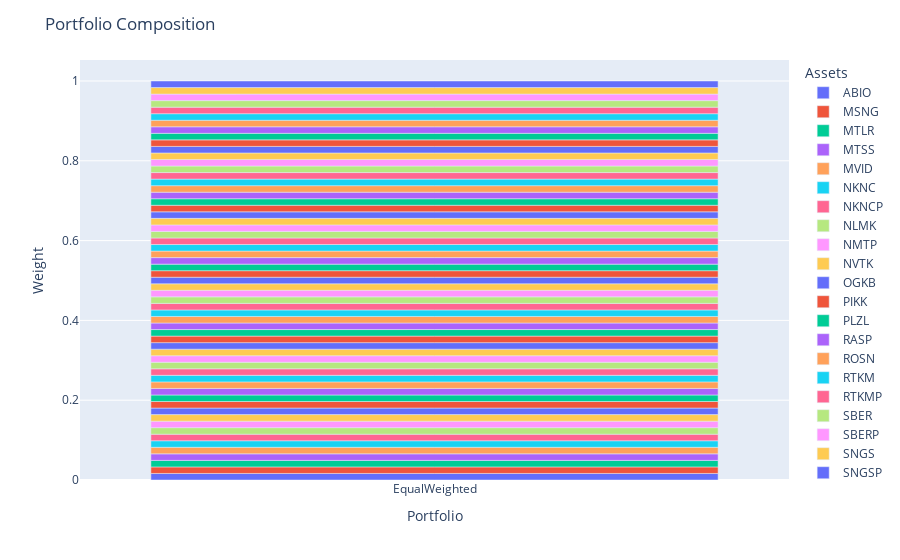

The cell this chart's notebook holds for it:
### Code cell
pred.plot_composition()

### Figure 1 — Plotly figure (JSON) as saved in the notebook; plotly's stock layout.template omitted (floating-point values rounded to 4 significant figures)
{"data": [{"alignmentgroup": "True", "hovertemplate": "asset=ABIO<br>index=%{x}<br>value=%{y}<extra></extra>", "legendgroup": "ABIO", "marker": {"color": "#636efa", "pattern": {"shape": ""}}, "name": "ABIO", "offsetgroup": "ABIO", "orientation": "v", "showlegend": true, "textposition": "auto", "type": "bar", "x": ["EqualWeighted"], "xaxis": "x", "y": [0.01639], "yaxis": "y"}, {"alignmentgroup": "True", "hovertemplate": "asset=MSNG<br>index=%{x}<br>value=%{y}<extra></extra>", "legendgroup": "MSNG", "marker": {"color": "#EF553B", "pattern": {"shape": ""}}, "name": "MSNG", "offsetgroup": "MSNG", "orientation": "v", "showlegend": true, "textposition": "auto", "type": "bar", "x": ["EqualWeighted"], "xaxis": "x", "y": [0.01639], "yaxis": "y"}, {"alignmentgroup": "True", "hovertemplate": "asset=MTLR<br>index=%{x}<br>value=%{y}<extra></extra>", "legendgroup": "MTLR", "marker": {"color": "#00cc96", "pattern": {"shape": ""}}, "name": "MTLR", "offsetgroup": "MTLR", "orientation": "v", "showlegend": true, "textposition": "auto", "type": "bar", "x": ["EqualWeighted"], "xaxis": "x", "y": [0.01639], "yaxis": "y"}, {"alignmentgroup": "True", "hovertemplate": "asset=MTSS<br>index=%{x}<br>value=%{y}<extra></extra>", "legendgroup": "MTSS", "marker": {"color": "#ab63fa", "pattern": {"shape": ""}}, "name": "MTSS", "offsetgroup": "MTSS", "orientation": "v", "showlegend": true, "textposition": "auto", "type": "bar", "x": ["EqualWeighted"], "xaxis": "x", "y": [0.01639], "yaxis": "y"}, {"alignmentgroup": "True", "hovertemplate": "asset=MVID<br>index=%{x}<br>value=%{y}<extra></extra>", "legendgroup": "MVID", "marker": {"color": "#FFA15A", "pattern": {"shape": ""}}, "name": "MVID", "offsetgroup": "MVID", "orientation": "v", "showlegend": true, "textposition": "auto", "type": "bar", "x": ["EqualWeighted"], "xaxis": "x", "y": [0.01639], "yaxis": "y"}, {"alignmentgroup": "True", "hovertemplate": "asset=NKNC<br>index=%{x}<br>value=%{y}<extra></extra>", "legendgroup": "NKNC", "marker": {"color": "#19d3f3", "pattern": {"shape": ""}}, "name": "NKNC", "offsetgroup": "NKNC", "orientation": "v", "showlegend": true, "textposition": "auto", "type": "bar", "x": ["EqualWeighted"], "xaxis": "x", "y": [0.01639], "yaxis": "y"}, {"alignmentgroup": "True", "hovertemplate": "asset=NKNCP<br>index=%{x}<br>value=%{y}<extra></extra>", "legendgroup": "NKNCP", "marker": {"color": "#FF6692", "pattern": {"shape": ""}}, "name": "NKNCP", "offsetgroup": "NKNCP", "orientation": "v", "showlegend": true, "textposition": "auto", "type": "bar", "x": ["EqualWeighted"], "xaxis": "x", "y": [0.01639], "yaxis": "y"}, {"alignmentgroup": "True", "hovertemplate": "asset=NLMK<br>index=%{x}<br>value=%{y}<extra></extra>", "legendgroup": "NLMK", "marker": {"color": "#B6E880", "pattern": {"shape": ""}}, "name": "NLMK", "offsetgroup": "NLMK", "orientation": "v", "showlegend": true, "textposition": "auto", "type": "bar", "x": ["EqualWeighted"], "xaxis": "x", "y": [0.01639], "yaxis": "y"}, {"alignmentgroup": "True", "hovertemplate": "asset=NMTP<br>index=%{x}<br>value=%{y}<extra></extra>", "legendgroup": "NMTP", "marker": {"color": "#FF97FF", "pattern": {"shape": ""}}, "name": "NMTP", "offsetgroup": "NMTP", "orientation": "v", "showlegend": true, "textposition": "auto", "type": "bar", "x": ["EqualWeighted"], "xaxis": "x", "y": [0.01639], "yaxis": "y"}, {"alignmentgroup": "True", "hovertemplate": "asset=NVTK<br>index=%{x}<br>value=%{y}<extra></extra>", "legendgroup": "NVTK", "marker": {"color": "#FECB52", "pattern": {"shape": ""}}, "name": "NVTK", "offsetgroup": "NVTK", "orientation": "v", "showlegend": true, "textposition": "auto", "type": "bar", "x": ["EqualWeighted"], "xaxis": "x", "y": [0.01639], "yaxis": "y"}, {"alignmentgroup": "True", "hovertemplate": "asset=OGKB<br>index=%{x}<br>value=%{y}<extra></extra>", "legendgroup": "OGKB", "marker": {"color": "#636efa", "pattern": {"shape": ""}}, "name": "OGKB", "offsetgroup": "OGKB", "orientation": "v", "showlegend": true, "textposition": "auto", "type": "bar", "x": ["EqualWeighted"], "xaxis": "x", "y": [0.01639], "yaxis": "y"}, {"alignmentgroup": "True", "hovertemplate": "asset=PIKK<br>index=%{x}<br>value=%{y}<extra></extra>", "legendgroup": "PIKK", "marker": {"color": "#EF553B", "pattern": {"shape": ""}}, "name": "PIKK", "offsetgroup": "PIKK", "orientation": "v", "showlegend": true, "textposition": "auto", "type": "bar", "x": ["EqualWeighted"], "xaxis": "x", "y": [0.01639], "yaxis": "y"}, {"alignmentgroup": "True", "hovertemplate": "asset=PLZL<br>index=%{x}<br>value=%{y}<extra></extra>", "legendgroup": "PLZL", "marker": {"color": "#00cc96", "pattern": {"shape": ""}}, "name": "PLZL", "offsetgroup": "PLZL", "orientation": "v", "showlegend": true, "textposition": "auto", "type": "bar", "x": ["EqualWeighted"], "xaxis": "x", "y": [0.01639], "yaxis": "y"}, {"alignmentgroup": "True", "hovertemplate": "asset=RASP<br>index=%{x}<br>value=%{y}<extra></extra>", "legendgroup": "RASP", "marker": {"color": "#ab63fa", "pattern": {"shape": ""}}, "name": "RASP", "offsetgroup": "RASP", "orientation": "v", "showlegend": true, "textposition": "auto", "type": "bar", "x": ["EqualWeighted"], "xaxis": "x", "y": [0.01639], "yaxis": "y"}, {"alignmentgroup": "True", "hovertemplate": "asset=ROSN<br>index=%{x}<br>value=%{y}<extra></extra>", "legendgroup": "ROSN", "marker": {"color": "#FFA15A", "pattern": {"shape": ""}}, "name": "ROSN", "offsetgroup": "ROSN", "orientation": "v", "showlegend": true, "textposition": "auto", "type": "bar", "x": ["EqualWeighted"], "xaxis": "x", "y": [0.01639], "yaxis": "y"}, {"alignmentgroup": "True", "hovertemplate": "asset=RTKM<br>index=%{x}<br>value=%{y}<extra></extra>", "legendgroup": "RTKM", "marker": {"color": "#19d3f3", "pattern": {"shape": ""}}, "name": "RTKM", "offsetgroup": "RTKM", "orientation": "v", "showlegend": true, "textposition": "auto", "type": "bar", "x": ["EqualWeighted"], "xaxis": "x", "y": [0.01639], "yaxis": "y"}, {"alignmentgroup": "True", "hovertemplate": "asset=RTKMP<br>index=%{x}<br>value=%{y}<extra></extra>", "legendgroup": "RTKMP", "marker": {"color": "#FF6692", "pattern": {"shape": ""}}, "name": "RTKMP", "offsetgroup": "RTKMP", "orientation": "v", "showlegend": true, "textposition": "auto", "type": "bar", "x": ["EqualWeighted"], "xaxis": "x", "y": [0.01639], "yaxis": "y"}, {"alignmentgroup": "True", "hovertemplate": "asset=SBER<br>index=%{x}<br>value=%{y}<extra></extra>", "legendgroup": "SBER", "marker": {"color": "#B6E880", "pattern": {"shape": ""}}, "name": "SBER", "offsetgroup": "SBER", "orientation": "v", "showlegend": true, "textposition": "auto", "type": "bar", "x": ["EqualWeighted"], "xaxis": "x", "y": [0.01639], "yaxis": "y"}, {"alignmentgroup": "True", "hovertemplate": "asset=SBERP<br>index=%{x}<br>value=%{y}<extra></extra>", "legendgroup": "SBERP", "marker": {"color": "#FF97FF", "pattern": {"shape": ""}}, "name": "SBERP", "offsetgroup": "SBERP", "orientation": "v", "showlegend": true, "textposition": "auto", "type": "bar", "x": ["EqualWeighted"], "xaxis": "x", "y": [0.01639], "yaxis": "y"}, {"alignmentgroup": "True", "hovertemplate": "asset=SNGS<br>index=%{x}<br>value=%{y}<extra></extra>", "legendgroup": "SNGS", "marker": {"color": "#FECB52", "pattern": {"shape": ""}}, "name": "SNGS", "offsetgroup": "SNGS", "orientation": "v", "showlegend": true, "textposition": "auto", "type": "bar", "x": ["EqualWeighted"], "xaxis": "x", "y": [0.01639], "yaxis": "y"}, {"alignmentgroup": "True", "hovertemplate": "asset=SNGSP<br>index=%{x}<br>value=%{y}<extra></extra>", "legendgroup": "SNGSP", "marker": {"color": "#636efa", "pattern": {"shape": ""}}, "name": "SNGSP", "offsetgroup": "SNGSP", "orientation": "v", "showlegend": true, "textposition": "auto", "type": "bar", "x": ["EqualWeighted"], "xaxis": "x", "y": [0.01639], "yaxis": "y"}, {"alignmentgroup": "True", "hovertemplate": "asset=SVAV<br>index=%{x}<br>value=%{y}<extra></extra>", "legendgroup": "SVAV", "marker": {"color": "#EF553B", "pattern": {"shape": ""}}, "name": "SVAV", "offsetgroup": "SVAV", "orientation": "v", "showlegend": true, "textposition": "auto", "type": "bar", "x": ["EqualWeighted"], "xaxis": "x", "y": [0.01639], "yaxis": "y"}, {"alignmentgroup": "True", "hovertemplate": "asset=TATN<br>index=%{x}<br>value=%{y}<extra></extra>", "legendgroup": "TATN", "marker": {"color": "#00cc96", "pattern": {"shape": ""}}, "name": "TATN", "offsetgroup": "TATN", "orientation": "v", "showlegend": true, "textposition": "auto", "type": "bar", "x": ["EqualWeighted"], "xaxis": "x", "y": [0.01639], "yaxis": "y"}, {"alignmentgroup": "True", "hovertemplate": "asset=TATNP<br>index=%{x}<br>value=%{y}<extra></extra>", "legendgroup": "TATNP", "marker": {"color": "#ab63fa", "pattern": {"shape": ""}}, "name": "TATNP", "offsetgroup": "TATNP", "orientation": "v", "showlegend": true, "textposition": "auto", "type": "bar", "x": ["EqualWeighted"], "xaxis": "x", "y": [0.01639], "yaxis": "y"}, {"alignmentgroup": "True", "hovertemplate": "asset=TGKA<br>index=%{x}<br>value=%{y}<extra></extra>", "legendgroup": "TGKA", "marker": {"color": "#FFA15A", "pattern": {"shape": ""}}, "name": "TGKA", "offsetgroup": "TGKA", "orientation": "v", "showlegend": true, "textposition": "auto", "type": "bar", "x": ["EqualWeighted"], "xaxis": "x", "y": [0.01639], "yaxis": "y"}, {"alignmentgroup": "True", "hovertemplate": "asset=TGKB<br>index=%{x}<br>value=%{y}<extra></extra>", "legendgroup": "TGKB", "marker": {"color": "#19d3f3", "pattern": {"shape": ""}}, "name": "TGKB", "offsetgroup": "TGKB", "orientation": "v", "showlegend": true, "textposition": "auto", "type": "bar", "x": ["EqualWeighted"], "xaxis": "x", "y": [0.01639], "yaxis": "y"}, {"alignmentgroup": "True", "hovertemplate": "asset=TRMK<br>index=%{x}<br>value=%{y}<extra></extra>", "legendgroup": "TRMK", "marker": {"color": "#FF6692", "pattern": {"shape": ""}}, "name": "TRMK", "offsetgroup": "TRMK", "orientation": "v", "showlegend": true, "textposition": "auto", "type": "bar", "x": ["EqualWeighted"], "xaxis": "x", "y": [0.01639], "yaxis": "y"}, {"alignmentgroup": "True", "hovertemplate": "asset=TRNFP<br>index=%{x}<br>value=%{y}<extra></extra>", "legendgroup": "TRNFP", "marker": {"color": "#B6E880", "pattern": {"shape": ""}}, "name": "TRNFP", "offsetgroup": "TRNFP", "orientation": "v", "showlegend": true, "textposition": "auto", "type": "bar", "x": ["EqualWeighted"], "xaxis": "x", "y": [0.01639], "yaxis": "y"}, {"alignmentgroup": "True", "hovertemplate": "asset=VSMO<br>index=%{x}<br>value=%{y}<extra></extra>", "legendgroup": "VSMO", "marker": {"color": "#FF97FF", "pattern": {"shape": ""}}, "name": "VSMO", "offsetgroup": "VSMO", "orientation": "v", "showlegend": true, "textposition": "auto", "type": "bar", "x": ["EqualWeighted"], "xaxis": "x", "y": [0.01639], "yaxis": "y"}, {"alignmentgroup": "True", "hovertemplate": "asset=MSRS<br>index=%{x}<br>value=%{y}<extra></extra>", "legendgroup": "MSRS", "marker": {"color": "#FECB52", "pattern": {"shape": ""}}, "name": "MSRS", "offsetgroup": "MSRS", "orientation": "v", "showlegend": true, "textposition": "auto", "type": "bar", "x": ["EqualWeighted"], "xaxis": "x", "y": [0.01639], "yaxis": "y"}, {"alignmentgroup": "True", "hovertemplate": "asset=MRKZ<br>index=%{x}<br>value=%{y}<extra></extra>", "legendgroup": "MRKZ", "marker": {"color": "#636efa", "pattern": {"shape": ""}}, "name": "MRKZ", "offsetgroup": "MRKZ", "orientation": "v", "showlegend": true, "textposition": "auto", "type": "bar", "x": ["EqualWeighted"], "xaxis": "x", "y": [0.01639], "yaxis": "y"}, {"alignmentgroup": "True", "hovertemplate": "asset=AFKS<br>index=%{x}<br>value=%{y}<extra></extra>", "legendgroup": "AFKS", "marker": {"color": "#EF553B", "pattern": {"shape": ""}}, "name": "AFKS", "offsetgroup": "AFKS", "orientation": "v", "showlegend": true, "textposition": "auto", "type": "bar", "x": ["EqualWeighted"], "xaxis": "x", "y": [0.01639], "yaxis": "y"}, {"alignmentgroup": "True", "hovertemplate": "asset=MRKY<br>index=%{x}<br>value=%{y}<extra></extra>", "legendgroup": "MRKY", "marker": {"color": "#00cc96", "pattern": {"shape": ""}}, "name": "MRKY", "offsetgroup": "MRKY", "orientation": "v", "showlegend": true, "textposition": "auto", "type": "bar", "x": ["EqualWeighted"], "xaxis": "x", "y": [0.01639], "yaxis": "y"}, {"alignmentgroup": "True", "hovertemplate": "asset=AFLT<br>index=%{x}<br>value=%{y}<extra></extra>", "legendgroup": "AFLT", "marker": {"color": "#ab63fa", "pattern": {"shape": ""}}, "name": "AFLT", "offsetgroup": "AFLT", "orientation": "v", "showlegend": true, "textposition": "auto", "type": "bar", "x": ["EqualWeighted"], "xaxis": "x", "y": [0.01639], "yaxis": "y"}, {"alignmentgroup": "True", "hovertemplate": "asset=AKRN<br>index=%{x}<br>value=%{y}<extra></extra>", "legendgroup": "AKRN", "marker": {"color": "#FFA15A", "pattern": {"shape": ""}}, "name": "AKRN", "offsetgroup": "AKRN", "orientation": "v", "showlegend": true, "textposition": "auto", "type": "bar", "x": ["EqualWeighted"], "xaxis": "x", "y": [0.01639], "yaxis": "y"}, {"alignmentgroup": "True", "hovertemplate": "asset=AMEZ<br>index=%{x}<br>value=%{y}<extra></extra>", "legendgroup": "AMEZ", "marker": {"color": "#19d3f3", "pattern": {"shape": ""}}, "name": "AMEZ", "offsetgroup": "AMEZ", "orientation": "v", "showlegend": true, "textposition": "auto", "type": "bar", "x": ["EqualWeighted"], "xaxis": "x", "y": [0.01639], "yaxis": "y"}, {"alignmentgroup": "True", "hovertemplate": "asset=APTK<br>index=%{x}<br>value=%{y}<extra></extra>", "legendgroup": "APTK", "marker": {"color": "#FF6692", "pattern": {"shape": ""}}, "name": "APTK", "offsetgroup": "APTK", "orientation": "v", "showlegend": true, "textposition": "auto", "type": "bar", "x": ["EqualWeighted"], "xaxis": "x", "y": [0.01639], "yaxis": "y"}, {"alignmentgroup": "True", "hovertemplate": "asset=BLNG<br>index=%{x}<br>value=%{y}<extra></extra>", "legendgroup": "BLNG", "marker": {"color": "#B6E880", "pattern": {"shape": ""}}, "name": "BLNG", "offsetgroup": "BLNG", "orientation": "v", "showlegend": true, "textposition": "auto", "type": "bar", "x": ["EqualWeighted"], "xaxis": "x", "y": [0.01639], "yaxis": "y"}, {"alignmentgroup": "True", "hovertemplate": "asset=BSPB<br>index=%{x}<br>value=%{y}<extra></extra>", "legendgroup": "BSPB", "marker": {"color": "#FF97FF", "pattern": {"shape": ""}}, "name": "BSPB", "offsetgroup": "BSPB", "orientation": "v", "showlegend": true, "textposition": "auto", "type": "bar", "x": ["EqualWeighted"], "xaxis": "x", "y": [0.01639], "yaxis": "y"}, {"alignmentgroup": "True", "hovertemplate": "asset=CHMF<br>index=%{x}<br>value=%{y}<extra></extra>", "legendgroup": "CHMF", "marker": {"color": "#FECB52", "pattern": {"shape": ""}}, "name": "CHMF", "offsetgroup": "CHMF", "orientation": "v", "showlegend": true, "textposition": "auto", "type": "bar", "x": ["EqualWeighted"], "xaxis": "x", "y": [0.01639], "yaxis": "y"}, {"alignmentgroup": "True", "hovertemplate": "asset=CHMK<br>index=%{x}<br>value=%{y}<extra></extra>", "legendgroup": "CHMK", "marker": {"color": "#636efa", "pattern": {"shape": ""}}, "name": "CHMK", "offsetgroup": "CHMK", "orientation": "v", "showlegend": true, "textposition": "auto", "type": "bar", "x": ["EqualWeighted"], "xaxis": "x", "y": [0.01639], "yaxis": "y"}, {"alignmentgroup": "True", "hovertemplate": "asset=FEES<br>index=%{x}<br>value=%{y}<extra></extra>", "legendgroup": "FEES", "marker": {"color": "#EF553B", "pattern": {"shape": ""}}, "name": "FEES", "offsetgroup": "FEES", "orientation": "v", "showlegend": true, "textposition": "auto", "type": "bar", "x": ["EqualWeighted"], "xaxis": "x", "y": [0.01639], "yaxis": "y"}, {"alignmentgroup": "True", "hovertemplate": "asset=FESH<br>index=%{x}<br>value=%{y}<extra></extra>", "legendgroup": "FESH", "marker": {"color": "#00cc96", "pattern": {"shape": ""}}, "name": "FESH", "offsetgroup": "FESH", "orientation": "v", "showlegend": true, "textposition": "auto", "type": "bar", "x": ["EqualWeighted"], "xaxis": "x", "y": [0.01639], "yaxis": "y"}, {"alignmentgroup": "True", "hovertemplate": "asset=GAZP<br>index=%{x}<br>value=%{y}<extra></extra>", "legendgroup": "GAZP", "marker": {"color": "#ab63fa", "pattern": {"shape": ""}}, "name": "GAZP", "offsetgroup": "GAZP", "orientation": "v", "showlegend": true, "textposition": "auto", "type": "bar", "x": ["EqualWeighted"], "xaxis": "x", "y": [0.01639], "yaxis": "y"}, {"alignmentgroup": "True", "hovertemplate": "asset=GCHE<br>index=%{x}<br>value=%{y}<extra></extra>", "legendgroup": "GCHE", "marker": {"color": "#FFA15A", "pattern": {"shape": ""}}, "name": "GCHE", "offsetgroup": "GCHE", "orientation": "v", "showlegend": true, "textposition": "auto", "type": "bar", "x": ["EqualWeighted"], "xaxis": "x", "y": [0.01639], "yaxis": "y"}, {"alignmentgroup": "True", "hovertemplate": "asset=HYDR<br>index=%{x}<br>value=%{y}<extra></extra>", "legendgroup": "HYDR", "marker": {"color": "#19d3f3", "pattern": {"shape": ""}}, "name": "HYDR", "offsetgroup": "HYDR", "orientation": "v", "showlegend": true, "textposition": "auto", "type": "bar", "x": ["EqualWeighted"], "xaxis": "x", "y": [0.01639], "yaxis": "y"}, {"alignmentgroup": "True", "hovertemplate": "asset=IRAO<br>index=%{x}<br>value=%{y}<extra></extra>", "legendgroup": "IRAO", "marker": {"color": "#FF6692", "pattern": {"shape": ""}}, "name": "IRAO", "offsetgroup": "IRAO", "orientation": "v", "showlegend": true, "textposition": "auto", "type": "bar", "x": ["EqualWeighted"], "xaxis": "x", "y": [0.01639], "yaxis": "y"}, {"alignmentgroup": "True", "hovertemplate": "asset=IRKT<br>index=%{x}<br>value=%{y}<extra></extra>", "legendgroup": "IRKT", "marker": {"color": "#B6E880", "pattern": {"shape": ""}}, "name": "IRKT", "offsetgroup": "IRKT", "orientation": "v", "showlegend": true, "textposition": "auto", "type": "bar", "x": ["EqualWeighted"], "xaxis": "x", "y": [0.01639], "yaxis": "y"}, {"alignmentgroup": "True", "hovertemplate": "asset=KMAZ<br>index=%{x}<br>value=%{y}<extra></extra>", "legendgroup": "KMAZ", "marker": {"color": "#FF97FF", "pattern": {"shape": ""}}, "name": "KMAZ", "offsetgroup": "KMAZ", "orientation": "v", "showlegend": true, "textposition": "auto", "type": "bar", "x": ["EqualWeighted"], "xaxis": "x", "y": [0.01639], "yaxis": "y"}, {"alignmentgroup": "True", "hovertemplate": "asset=LKOH<br>index=%{x}<br>value=%{y}<extra></extra>", "legendgroup": "LKOH", "marker": {"color": "#FECB52", "pattern": {"shape": ""}}, "name": "LKOH", "offsetgroup": "LKOH", "orientation": "v", "showlegend": true, "textposition": "auto", "type": "bar", "x": ["EqualWeighted"], "xaxis": "x", "y": [0.01639], "yaxis": "y"}, {"alignmentgroup": "True", "hovertemplate": "asset=LNZL<br>index=%{x}<br>value=%{y}<extra></extra>", "legendgroup": "LNZL", "marker": {"color": "#636efa", "pattern": {"shape": ""}}, "name": "LNZL", "offsetgroup": "LNZL", "orientation": "v", "showlegend": true, "textposition": "auto", "type": "bar", "x": ["EqualWeighted"], "xaxis": "x", "y": [0.01639], "yaxis": "y"}, {"alignmentgroup": "True", "hovertemplate": "asset=LNZLP<br>index=%{x}<br>value=%{y}<extra></extra>", "legendgroup": "LNZLP", "marker": {"color": "#EF553B", "pattern": {"shape": ""}}, "name": "LNZLP", "offsetgroup": "LNZLP", "orientation": "v", "showlegend": true, "textposition": "auto", "type": "bar", "x": ["EqualWeighted"], "xaxis": "x", "y": [0.01639], "yaxis": "y"}, {"alignmentgroup": "True", "hovertemplate": "asset=LSRG<br>index=%{x}<br>value=%{y}<extra></extra>", "legendgroup": "LSRG", "marker": {"color": "#00cc96", "pattern": {"shape": ""}}, "name": "LSRG", "offsetgroup": "LSRG", "orientation": "v", "showlegend": true, "textposition": "auto", "type": "bar", "x": ["EqualWeighted"], "xaxis": "x", "y": [0.01639], "yaxis": "y"}, {"alignmentgroup": "True", "hovertemplate": "asset=MAGN<br>index=%{x}<br>value=%{y}<extra></extra>", "legendgroup": "MAGN", "marker": {"color": "#ab63fa", "pattern": {"shape": ""}}, "name": "MAGN", "offsetgroup": "MAGN", "orientation": "v", "showlegend": true, "textposition": "auto", "type": "bar", "x": ["EqualWeighted"], "xaxis": "x", "y": [0.01639], "yaxis": "y"}, {"alignmentgroup": "True", "hovertemplate": "asset=MGNT<br>index=%{x}<br>value=%{y}<extra></extra>", "legendgroup": "MGNT", "marker": {"color": "#FFA15A", "pattern": {"shape": ""}}, "name": "MGNT", "offsetgroup": "MGNT", "orientation": "v", "showlegend": true, "textposition": "auto", "type": "bar", "x": ["EqualWeighted"], "xaxis": "x", "y": [0.01639], "yaxis": "y"}, {"alignmentgroup": "True", "hovertemplate": "asset=MRKC<br>index=%{x}<br>value=%{y}<extra></extra>", "legendgroup": "MRKC", "marker": {"color": "#19d3f3", "pattern": {"shape": ""}}, "name": "MRKC", "offsetgroup": "MRKC", "orientation": "v", "showlegend": true, "textposition": "auto", "type": "bar", "x": ["EqualWeighted"], "xaxis": "x", "y": [0.01639], "yaxis": "y"}, {"alignmentgroup": "True", "hovertemplate": "asset=MRKK<br>index=%{x}<br>value=%{y}<extra></extra>", "legendgroup": "MRKK", "marker": {"color": "#FF6692", "pattern": {"shape": ""}}, "name": "MRKK", "offsetgroup": "MRKK", "orientation": "v", "showlegend": true, "textposition": "auto", "type": "bar", "x": ["EqualWeighted"], "xaxis": "x", "y": [0.01639], "yaxis": "y"}, {"alignmentgroup": "True", "hovertemplate": "asset=MRKP<br>index=%{x}<br>value=%{y}<extra></extra>", "legendgroup": "MRKP", "marker": {"color": "#B6E880", "pattern": {"shape": ""}}, "name": "MRKP", "offsetgroup": "MRKP", "orientation": "v", "showlegend": true, "textposition": "auto", "type": "bar", "x": ["EqualWeighted"], "xaxis": "x", "y": [0.01639], "yaxis": "y"}, {"alignmentgroup": "True", "hovertemplate": "asset=MRKU<br>index=%{x}<br>value=%{y}<extra></extra>", "legendgroup": "MRKU", "marker": {"color": "#FF97FF", "pattern": {"shape": ""}}, "name": "MRKU", "offsetgroup": "MRKU", "orientation": "v", "showlegend": true, "textposition": "auto", "type": "bar", "x": ["EqualWeighted"], "xaxis": "x", "y": [0.01639], "yaxis": "y"}, {"alignmentgroup": "True", "hovertemplate": "asset=MRKV<br>index=%{x}<br>value=%{y}<extra></extra>", "legendgroup": "MRKV", "marker": {"color": "#FECB52", "pattern": {"shape": ""}}, "name": "MRKV", "offsetgroup": "MRKV", "orientation": "v", "showlegend": true, "textposition": "auto", "type": "bar", "x": ["EqualWeighted"], "xaxis": "x", "y": [0.01639], "yaxis": "y"}, {"alignmentgroup": "True", "hovertemplate": "asset=VTBR<br>index=%{x}<br>value=%{y}<extra></extra>", "legendgroup": "VTBR", "marker": {"color": "#636efa", "pattern": {"shape": ""}}, "name": "VTBR", "offsetgroup": "VTBR", "orientation": "v", "showlegend": true, "textposition": "auto", "type": "bar", "x": ["EqualWeighted"], "xaxis": "x", "y": [0.01639], "yaxis": "y"}], "layout": {"barmode": "relative", "legend": {"title": {"text": "Assets"}, "tracegroupgap": 0}, "margin": {"t": 60}, "title": {"text": "Portfolio Composition"}, "xaxis": {"anchor": "y", "domain": [0, 1], "title": {"text": "Portfolio"}}, "yaxis": {"anchor": "x", "domain": [0, 1], "title": {"text": "Weight"}}}}
